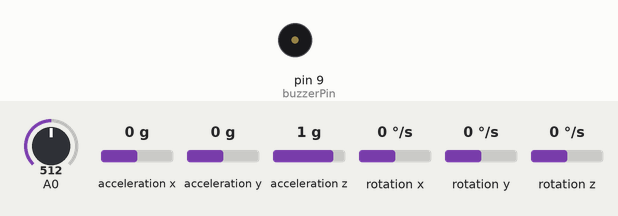
This sketch was run on a simulated Arduino Uno, built with avr-gcc and run on an emulated ATmega328P. Parts: buzzer (waves = sounding, pin HIGH). The test bench sets the inputs (shaded band); at power-on: acceleration x 0 g, A0 = 512, acceleration y 0 g, acceleration z 1 g, rotation x 0 °/s, rotation y 0 °/s, rotation z 0 °/s.

Above: at 3.2 s.
3.3 s: acceleration x set to -0.4 g
At 4.4 s:
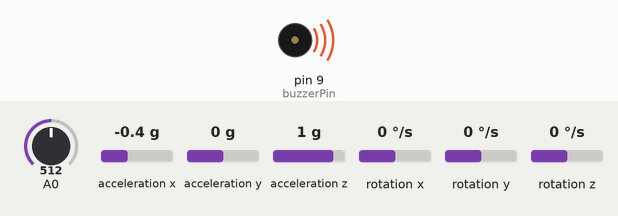
5.0 s: acceleration x set to 0 g
At 5.8 s:
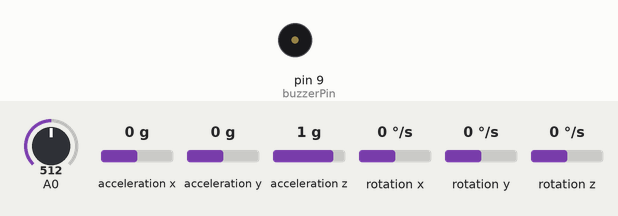
6.5 s: acceleration x set to -1.4 g
At 7.2 s:
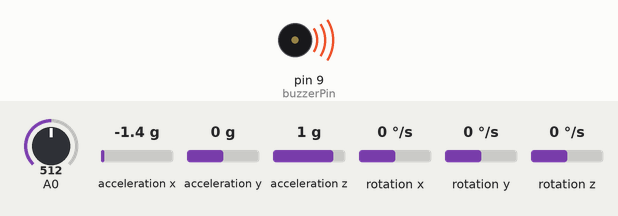
Timing chart, 0 to 9.5 s (numbered marks = the images above; inputs shaded):
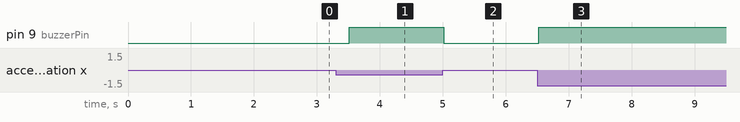

Measured:
- the behaviour switches between -0.2 and -0.3 g on acceleration x (found by bisection; images 0 and 1)
- after the input at 3.3 s, pin 9 (buzzerPin): LOW → HIGH after 0.21 s
- after the input at 5.0 s, pin 9 (buzzerPin): HIGH → LOW at once
- after the input at 6.5 s, pin 9 (buzzerPin): LOW → HIGH at once

The sketch:

Smart_Posture_Code.ino
```cpp
#include <Wire.h>
#include <MPU6050.h>
#include <SoftwareSerial.h>

MPU6050 mpu;
SoftwareSerial bluetooth(2, 3); // RX, TX

int buzzerPin = 9;

float offsetX = 0;
float offsetY = 0;

bool isWalking = false;
unsigned long walkStart = 0;
unsigned long totalWalkTime = 0;

int stepCount = 0;

void setup() {
  bluetooth.begin(9600);

  Wire.begin();
  mpu.initialize();
  pinMode(buzzerPin, OUTPUT);

  if (!mpu.testConnection()) {
    while (1); // لو الـ MPU مش شغال
  }

  delay(2000);
  int16_t ax, ay, az;
  mpu.getAcceleration(&ax, &ay, &az);

  offsetX = atan2(ay, az) * 180 / PI;
  offsetY = atan2(ax, az) * 180 / PI;
}

void loop() {
  int16_t ax, ay, az;
  mpu.getAcceleration(&ax, &ay, &az);

  float angleX = atan2(ay, az) * 180 / PI - offsetX;
  float angleY = atan2(ax, az) * 180 / PI - offsetY;
  float accelTotal = sqrt(ax * ax + ay * ay + az * az) / 16384.0;

  // الكشف عن المشي
  if (accelTotal > 1.2) {
    if (!isWalking) {
      isWalking = true;
      walkStart = millis(); // وقت بداية المشي
    }
    stepCount++; // كلما تم الكشف عن الحركة، نزيد عدد الخطوات
  } else {
    if (isWalking) {
      isWalking = false;
      totalWalkTime += millis() - walkStart; // حساب الوقت الكلي للمشي
    }
  }

  // قراءة مستوى الجهد (البطارية)
  float batteryVoltage = readBatteryVoltage();
  int batteryPercent = map(batteryVoltage, 3.5, 4.2, 0, 100); // افتراض أن البطارية بين 3.5 إلى 4.2 فولط

  // إرسال البيانات عبر البلوتوث
  if (!isWalking && totalWalkTime > 0) {
    unsigned long walkMinutes = totalWalkTime / 60000; // تحويل الوقت إلى دقائق
    bluetooth.print("Walk duration: ");
    bluetooth.print(walkMinutes);
    bluetooth.print(" minutes | Steps: ");
    bluetooth.print(stepCount);
    bluetooth.print(" | Battery: ");
    bluetooth.print(batteryPercent);
    bluetooth.println("%");

    // إعادة تعيين القيم بعد إرسال البيانات
    totalWalkTime = 0;
    stepCount = 0;
  }

  // تنبيه عند الانحناء غير الصحيح
  if (abs(angleX) > 15 || abs(angleY) > 15) {
    digitalWrite(buzzerPin, HIGH);
  } else {
    digitalWrite(buzzerPin, LOW);
  }

  delay(500);
}

// قراءة مستوى الجهد (البطارية)
float readBatteryVoltage() {
  int sensorValue = analogRead(A0);  // قراءة الجهد على المدخل A0
  float voltage = sensorValue * (5.0 / 1023.0); // تحويل القيمة إلى فولط
  return voltage;  // إرجاع الجهد
}
```
